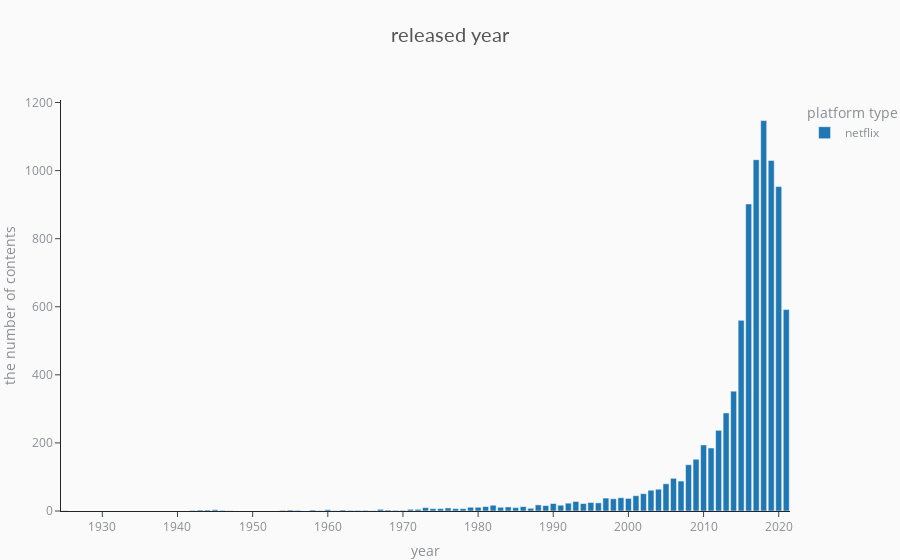

The notebook cell saved with this chart:
### Code cell
fig = px.bar(df_group_yr, x = 'release_year', y = 'show_id', color  = 'platform', template = 'simple_white',
            color_discrete_sequence = px.colors.qualitative.D3)
fig.update_layout(
title = {'text':'released year',
        'y': 0.95,
        'x': 0.5,
        'xanchor': 'center',
        'yanchor':'top'},
xaxis_title = 'year',
yaxis_title = 'the number of contents',
legend_title = 'platform type')

fig.update_layout(margin = dict(t=100, b= 30, l=0, r=0), showlegend = True,
                 plot_bgcolor = '#fafafa', paper_bgcolor='#fafafa',
                 title_font=dict(size=20, color = '#555', family = 'Lato, sans-serif'),
                 font = dict(size=12, color = '#8a8d93'),
                 hoverlabel = dict(bgcolor = '#444', font_size=8, font_family = 'Lato, sans-serif'))
fig.show()

### Figure 1 — Plotly figure (JSON) as saved in the notebook; plotly's stock layout.template omitted (floating-point values rounded to 4 significant figures)
{"data": [{"alignmentgroup": "True", "hovertemplate": "platform=netflix<br>release_year=%{x}<br>show_id=%{y}<extra></extra>", "legendgroup": "netflix", "marker": {"color": "#1F77B4", "pattern": {"shape": ""}}, "name": "netflix", "offsetgroup": "netflix", "orientation": "v", "showlegend": true, "textposition": "auto", "type": "bar", "x": [1925, 1942, 1943, 1944, 1945, 1946, 1947, 1954, 1955, 1956, 1958, 1959, 1960, 1961, 1962, 1963, 1964, 1965, 1966, 1967, 1968, 1969, 1970, 1971, 1972, 1973, 1974, 1975, 1976, 1977, 1978, 1979, 1980, 1981, 1982, 1983, 1984, 1985, 1986, 1987, 1988, 1989, 1990, 1991, 1992, 1993, 1994, 1995, 1996, 1997, 1998, 1999, 2000, 2001, 2002, 2003, 2004, 2005, 2006, 2007, 2008, 2009, 2010, 2011, 2012, 2013, 2014, 2015, 2016, 2017, 2018, 2019, 2020, 2021], "xaxis": "x", "y": [1, 2, 3, 3, 4, 2, 1, 2, 3, 2, 3, 1, 4, 1, 3, 2, 2, 2, 1, 5, 3, 2, 2, 5, 5, 10, 7, 7, 9, 7, 7, 11, 11, 13, 17, 11, 12, 10, 13, 8, 18, 16, 22, 17, 23, 28, 22, 25, 24, 38, 36, 39, 37, 45, 51, 61, 64, 80, 96, 88, 136, 152, 194, 185, 237, 288, 352, 560, 902, 1032, 1147, 1030, 953, 592], "yaxis": "y"}], "layout": {"barmode": "relative", "font": {"color": "#8a8d93", "size": 12}, "hoverlabel": {"bgcolor": "#444", "font": {"family": "Lato, sans-serif", "size": 8}}, "legend": {"title": {"text": "platform type"}, "tracegroupgap": 0}, "margin": {"b": 30, "l": 0, "r": 0, "t": 100}, "paper_bgcolor": "#fafafa", "plot_bgcolor": "#fafafa", "showlegend": true, "title": {"font": {"color": "#555", "family": "Lato, sans-serif", "size": 20}, "text": "released year", "x": 0.5, "xanchor": "center", "y": 0.95, "yanchor": "top"}, "xaxis": {"anchor": "y", "domain": [0, 1], "title": {"text": "year"}}, "yaxis": {"anchor": "x", "domain": [0, 1], "title": {"text": "the number of contents"}}}}
